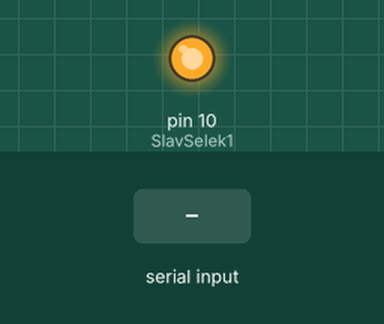
Recording of a sketch running on a simulated Arduino Uno, built with avr-gcc and run on an emulated ATmega328P. Shown: output pins drawn as LEDs (lit = HIGH). The test bench sets the inputs (shaded band). The audio player accepts every command and is not drawn.

Above: at 1.8 s.
1.9 s: "a" received over the second serial link
At 2.9 s:
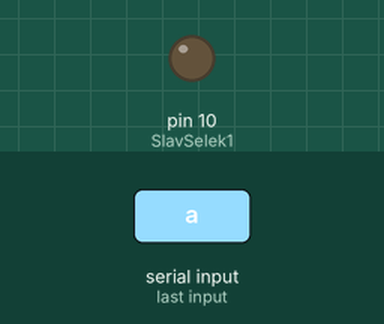
Timing chart, 0 to 4.9 s (numbered marks = the images above; inputs shaded):
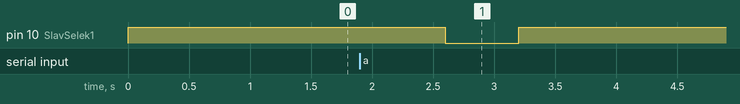

Measured:
- after the input at 1.9 s, pin 10 (SlavSelek1): HIGH → LOW after 0.70 s, → HIGH 0.60 s later

The sketch:

main_bt_talk.ino
```cpp
#include <talkie.h>
#include <SoftwareSerial.h>
#include <SPI.h>

SoftwareSerial bt(6,7);

Talkie vc;
const uint8_t Hello[] PROGMEM = {0x50, 0xa4, 0x64, 0x3c, 0xc2, 0xd8, 0xc9, 0xd1, 0xa2, 0xf5, 0x70, 0xa1, 0x24, 0x47, 0x31, 0xd6, 0xcb, 0xd9, 0x9a, 0x1d, 0x05, 0x96, 0xc9, 0x54, 0x9b, 0x9b, 0x24, 0xf0, 0xc3, 0x35, 0xcb, 0x4c, 0x13, 0xc1, 0xdf, 0x50, 0xad, 0xd2, 0x4b, 0x80, 0xfd, 0x4a, 0x35, 0x66, 0x1f, 0x11, 0xd5, 0x0e, 0x73, 0x5f, 0x7c, 0x24, 0xdc, 0xc2, 0xd3, 0x6c, 0xf5, 0x91, 0x49, 0xd5, 0x48, 0x8d, 0xd5, 0x47, 0x66, 0x59, 0x33, 0x34, 0xd6, 0x1c, 0x91, 0x65, 0x8f, 0x50, 0x5b, 0x3a, 0x44, 0xd8, 0x26, 0x2c, 0x64, 0x5d, 0x92, 0xa9, 0xed, 0xaa, 0xb0, 0xb4, 0x81, 0x2d, 0xca, 0x23, 0xd4, 0x62, 0x39, 0xbe, 0xc9, 0x88, 0x74, 0x4e, 0x9c, 0x4c, 0x2e, 0xab, 0x2a, 0xa9, 0xce, 0xb0, 0x50, 0xae, 0x14, 0xf2, 0x25, 0xcb, 0x25, 0xa1, 0x52, 0xd8, 0xe6, 0x2c, 0x8f, 0xc5, 0x0a, 0x66, 0x9d, 0x7b, 0x3c, 0x19, 0x22, 0x98, 0xa5, 0xee, 0x71, 0x4d, 0x72, 0x57, 0xe1, 0x26, 0xc7, 0x30, 0x59, 0x3d, 0x84, 0xeb, 0x1c, 0xc9, 0x35, 0xb5, 0x12, 0xac, 0x73, 0x18, 0x3f, 0x9d, 0xd3, 0xa9, 0xcd, 0x21, 0xfc, 0x56, 0x9e, 0xa2, 0xc4, 0x03, 0xf3, 0x87, 0x7c, 0x95, 0x9b, 0x02, 0x12, 0x42, 0x18, 0x8a, 0x14, 0x3b, 0x00, 0xf0, 0xff};
const uint8_t ImBrd[] PROGMEM = {0x80, 0x7c, 0x4e, 0xdd, 0x3c, 0xc3, 0x89, 0x8b, 0x9a, 0x30, 0x53, 0x55, 0xdb, 0x02, 0x58, 0x42, 0x7d, 0xe9, 0x9e, 0x79, 0xd4, 0x91, 0xd3, 0x63, 0x28, 0x1b, 0x99, 0x8e, 0x49, 0x8f, 0x69, 0x8c, 0x55, 0x06, 0x3a, 0x1d, 0x06, 0x38, 0xd3, 0x99, 0x98, 0x74, 0x69, 0xa0, 0x5c, 0x57, 0x91, 0xe3, 0x21, 0x83, 0x35, 0xdd, 0x06, 0x4d, 0x92, 0x0c, 0x7e, 0x8d, 0xa2, 0x2e, 0x0d, 0x0a, 0xf8, 0xee, 0x64, 0x59, 0x37, 0x68, 0xe0, 0x9b, 0x49, 0x98, 0xbd, 0x60, 0x81, 0xaf, 0xa9, 0x85, 0xea, 0x94, 0x0d, 0xbe, 0x99, 0xb6, 0x32, 0x2d, 0x56, 0xd0, 0xaa, 0x66, 0x51, 0x65, 0xb5, 0xc5, 0xb8, 0xb0, 0xa8, 0x9d, 0x21, 0xb3, 0xe0, 0x19, 0xa3, 0x92, 0x97, 0x46, 0x62, 0xb5, 0x05, 0xc9, 0x3d, 0x8a, 0x15, 0x31, 0x59, 0x24, 0xf7, 0x28, 0x5e, 0x44, 0x67, 0x92, 0x92, 0xa3, 0x3a, 0x11, 0x9d, 0x81, 0x4e, 0x8f, 0x4a, 0xdd, 0x8c, 0x0b, 0xa5, 0x69, 0x3a, 0x28, 0x33, 0x86, 0xd4, 0x26, 0x98, 0x58, 0xed, 0x78, 0x99, 0xa5, 0xa6, 0x04, 0xec, 0x15, 0x6d, 0x0d, 0x97, 0xce, 0xdc, 0x4c, 0x32, 0x38, 0x3b, 0x26, 0x37, 0x33, 0x25, 0x68, 0xf7, 0x58, 0x42, 0xf5, 0x14, 0xa1, 0xd3, 0x63, 0x18, 0x19, 0xdb, 0x0c, 0x49, 0x8f, 0xe1, 0x78, 0x4d, 0x1b, 0x24, 0x39, 0x86, 0xe5, 0x35, 0xa5, 0xd0, 0xfa, 0x38, 0x52, 0xf4, 0xb8, 0x60, 0x92, 0xe5, 0x29, 0xd9, 0x2b, 0x88, 0x75, 0x57, 0x20, 0x55, 0xad, 0x02, 0x25, 0x19, 0x21, 0xd7, 0xbd, 0x46, 0x58, 0x75, 0x44, 0xcc, 0xf4, 0x28, 0x53, 0x9d, 0x91, 0x90, 0xd0, 0xa9, 0xca, 0x89, 0x57, 0xc2, 0xa3, 0xbb, 0x3b, 0x27, 0x59, 0x89, 0x49, 0x26, 0xda, 0x98, 0x7a, 0x25, 0xbe, 0x31, 0x55, 0x91, 0xeb, 0x91, 0xf8, 0x26, 0x58, 0x83, 0xae, 0x5b, 0xe2, 0x9b, 0x83, 0x1f, 0xb1, 0x49, 0xbe, 0xeb, 0x0e, 0xb9, 0xe0, 0x24, 0x68, 0x3e, 0x37, 0xc8, 0xb3, 0x6a, 0xa5, 0xab, 0xe6, 0x50, 0xc7, 0x6e, 0x00, 0x1e, 0xff};

const int SlavSelek1 = 10;

void setup() {
  pinMode(SlavSelek1, OUTPUT);
  SPI.begin();
  Serial.begin(9600);
  bt.begin(9600);
  digitalWrite(SlavSelek1, HIGH);
  SPI.setClockDivider(SPI_CLOCK_DIV16);
  vc.say(Hello);
}

void loop() {
  while (bt.available()) {
    char wd = bt.read();
    digitalWrite(SlavSelek1, LOW);
    SPI.transfer(wd);
    switch (wd) {
      case 'a':
        vc.say(Hello);
        break;
      case 'b':
        vc.say(ImBrd);
        break;

    }
  }
  digitalWrite(SlavSelek1, HIGH);
  delay(1000);
}
```
